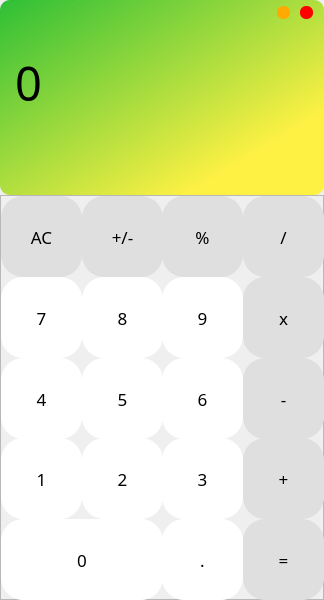
<?xml version="1.0" encoding="UTF-8"?>
<ui version="4.0">
 <class>MainWindow</class>
 <widget class="QMainWindow" name="MainWindow">
  <property name="geometry">
   <rect>
    <x>0</x>
    <y>0</y>
    <width>324</width>
    <height>600</height>
   </rect>
  </property>
  <property name="maximumSize">
   <size>
    <width>324</width>
    <height>600</height>
   </size>
  </property>
  <property name="windowTitle">
   <string>MainWindow</string>
  </property>
  <widget class="QWidget" name="centralwidget">
   <property name="minimumSize">
    <size>
     <width>324</width>
     <height>600</height>
    </size>
   </property>
   <property name="maximumSize">
    <size>
     <width>324</width>
     <height>600</height>
    </size>
   </property>
   <layout class="QVBoxLayout" name="verticalLayout">
    <property name="spacing">
     <number>0</number>
    </property>
    <property name="leftMargin">
     <number>0</number>
    </property>
    <property name="topMargin">
     <number>0</number>
    </property>
    <property name="rightMargin">
     <number>0</number>
    </property>
    <property name="bottomMargin">
     <number>0</number>
    </property>
    <item>
     <widget class="QFrame" name="top_color">
      <property name="maximumSize">
       <size>
        <width>16777215</width>
        <height>200</height>
       </size>
      </property>
      <property name="styleSheet">
       <string notr="true">background-color: qlineargradient(spread:pad, x1:0, y1:0, x2:1, y2:1, stop:0 rgba(46, 191, 54, 255), stop:0.792135 rgba(255, 241, 68, 255));
border-radius: 10px;
</string>
      </property>
      <property name="frameShape">
       <enum>QFrame::NoFrame</enum>
      </property>
      <property name="frameShadow">
       <enum>QFrame::Raised</enum>
      </property>
      <layout class="QVBoxLayout" name="verticalLayout_4">
       <property name="spacing">
        <number>0</number>
       </property>
       <property name="leftMargin">
        <number>0</number>
       </property>
       <property name="topMargin">
        <number>0</number>
       </property>
       <property name="rightMargin">
        <number>0</number>
       </property>
       <property name="bottomMargin">
        <number>0</number>
       </property>
       <item>
        <widget class="QFrame" name="titlebar_frame">
         <property name="maximumSize">
          <size>
           <width>16777215</width>
           <height>30</height>
          </size>
         </property>
         <property name="styleSheet">
          <string notr="true">background-color: none;</string>
         </property>
         <property name="frameShape">
          <enum>QFrame::NoFrame</enum>
         </property>
         <property name="frameShadow">
          <enum>QFrame::Raised</enum>
         </property>
         <layout class="QHBoxLayout" name="horizontalLayout">
          <property name="spacing">
           <number>0</number>
          </property>
          <property name="leftMargin">
           <number>0</number>
          </property>
          <property name="topMargin">
           <number>0</number>
          </property>
          <property name="rightMargin">
           <number>0</number>
          </property>
          <property name="bottomMargin">
           <number>0</number>
          </property>
          <item>
           <widget class="QFrame" name="title">
            <property name="maximumSize">
             <size>
              <width>16777215</width>
              <height>16777215</height>
             </size>
            </property>
            <property name="font">
             <font>
              <family>Arial</family>
              <pointsize>10</pointsize>
             </font>
            </property>
            <property name="frameShape">
             <enum>QFrame::StyledPanel</enum>
            </property>
            <property name="frameShadow">
             <enum>QFrame::Raised</enum>
            </property>
            <layout class="QVBoxLayout" name="verticalLayout_3">
             <property name="spacing">
              <number>0</number>
             </property>
             <property name="leftMargin">
              <number>15</number>
             </property>
             <property name="topMargin">
              <number>0</number>
             </property>
             <property name="rightMargin">
              <number>0</number>
             </property>
             <property name="bottomMargin">
              <number>0</number>
             </property>
            </layout>
           </widget>
          </item>
          <item>
           <widget class="QFrame" name="titlebar_buttons">
            <property name="maximumSize">
             <size>
              <width>60</width>
              <height>16777215</height>
             </size>
            </property>
            <property name="frameShape">
             <enum>QFrame::StyledPanel</enum>
            </property>
            <property name="frameShadow">
             <enum>QFrame::Raised</enum>
            </property>
            <layout class="QHBoxLayout" name="horizontalLayout_2">
             <property name="spacing">
              <number>6</number>
             </property>
             <property name="topMargin">
              <number>5</number>
             </property>
             <property name="rightMargin">
              <number>6</number>
             </property>
             <item>
              <widget class="QPushButton" name="button_minimize">
               <property name="minimumSize">
                <size>
                 <width>13</width>
                 <height>13</height>
                </size>
               </property>
               <property name="maximumSize">
                <size>
                 <width>13</width>
                 <height>13</height>
                </size>
               </property>
               <property name="font">
                <font>
                 <pointsize>8</pointsize>
                </font>
               </property>
               <property name="toolTip">
                <string>Minimize</string>
               </property>
               <property name="styleSheet">
                <string notr="true">QPushButton {
	border: none;
	border-radius: 6px;
	background-color: rgb(255, 170, 0);
}
QPushButton:hover {
	background-color: rgba(255, 170, 0, 150);
}</string>
               </property>
               <property name="text">
                <string/>
               </property>
              </widget>
             </item>
             <item>
              <widget class="QPushButton" name="button_close">
               <property name="minimumSize">
                <size>
                 <width>13</width>
                 <height>13</height>
                </size>
               </property>
               <property name="maximumSize">
                <size>
                 <width>13</width>
                 <height>13</height>
                </size>
               </property>
               <property name="toolTip">
                <string>Close</string>
               </property>
               <property name="styleSheet">
                <string notr="true">QPushButton {
	border: none;
	border-radius: 6px;
	background-color: rgb(255, 0, 0);
}
QPushButton:hover {
	background-color: rgba(255, 0, 0, 150);
}</string>
               </property>
               <property name="text">
                <string/>
               </property>
              </widget>
             </item>
            </layout>
           </widget>
          </item>
         </layout>
        </widget>
       </item>
       <item>
        <widget class="QFrame" name="text_frame">
         <property name="styleSheet">
          <string notr="true">background-color: none;</string>
         </property>
         <property name="frameShape">
          <enum>QFrame::StyledPanel</enum>
         </property>
         <property name="frameShadow">
          <enum>QFrame::Raised</enum>
         </property>
         <layout class="QVBoxLayout" name="verticalLayout_2">
          <property name="spacing">
           <number>0</number>
          </property>
          <property name="leftMargin">
           <number>15</number>
          </property>
          <property name="topMargin">
           <number>3</number>
          </property>
          <property name="rightMargin">
           <number>15</number>
          </property>
          <property name="bottomMargin">
           <number>30</number>
          </property>
          <item>
           <widget class="QLabel" name="label">
            <property name="maximumSize">
             <size>
              <width>16777215</width>
              <height>90</height>
             </size>
            </property>
            <property name="font">
             <font>
              <family>Century Gothic</family>
              <pointsize>35</pointsize>
              <weight>50</weight>
              <bold>false</bold>
             </font>
            </property>
            <property name="styleSheet">
             <string notr="true">
QLabel {
  qproperty-alignment: 'AlignVCenter | AlignRight';
}
</string>
            </property>
            <property name="text">
             <string>0</string>
            </property>
           </widget>
          </item>
          <item>
           <widget class="QLabel" name="result_field">
            <property name="maximumSize">
             <size>
              <width>16777215</width>
              <height>30</height>
             </size>
            </property>
            <property name="font">
             <font>
              <family>Century Gothic</family>
              <pointsize>15</pointsize>
             </font>
            </property>
            <property name="styleSheet">
             <string notr="true">
QLabel {
  qproperty-alignment: 'AlignVCenter | AlignRight';
}
</string>
            </property>
            <property name="text">
             <string/>
            </property>
           </widget>
          </item>
         </layout>
        </widget>
       </item>
      </layout>
     </widget>
    </item>
    <item>
     <widget class="QFrame" name="keypad_frame">
      <property name="maximumSize">
       <size>
        <width>16777215</width>
        <height>405</height>
       </size>
      </property>
      <property name="frameShape">
       <enum>QFrame::StyledPanel</enum>
      </property>
      <property name="frameShadow">
       <enum>QFrame::Raised</enum>
      </property>
      <layout class="QGridLayout" name="gridLayout">
       <property name="leftMargin">
        <number>0</number>
       </property>
       <property name="topMargin">
        <number>0</number>
       </property>
       <property name="rightMargin">
        <number>0</number>
       </property>
       <property name="bottomMargin">
        <number>0</number>
       </property>
       <property name="spacing">
        <number>0</number>
       </property>
       <item row="3" column="2">
        <widget class="QPushButton" name="button_9">
         <property name="minimumSize">
          <size>
           <width>81</width>
           <height>81</height>
          </size>
         </property>
         <property name="maximumSize">
          <size>
           <width>81</width>
           <height>81</height>
          </size>
         </property>
         <property name="font">
          <font>
           <family>Century Gothic</family>
           <pointsize>13</pointsize>
          </font>
         </property>
         <property name="styleSheet">
          <string notr="true">QPushButton {
	border: none;
	border-radius: 22px;
	background-color: rgb(255, 255, 255);
}
QPushButton:hover {
	background-color: rgba(255, 255, 255, 150);
}</string>
         </property>
         <property name="text">
          <string>9</string>
         </property>
        </widget>
       </item>
       <item row="5" column="3">
        <widget class="QPushButton" name="button_plus">
         <property name="minimumSize">
          <size>
           <width>81</width>
           <height>81</height>
          </size>
         </property>
         <property name="maximumSize">
          <size>
           <width>81</width>
           <height>81</height>
          </size>
         </property>
         <property name="font">
          <font>
           <family>Century Gothic</family>
           <pointsize>13</pointsize>
          </font>
         </property>
         <property name="styleSheet">
          <string notr="true">QPushButton {
	border: none;
	border-radius: 22px;
	background-color: rgb(223, 223, 223);
}
QPushButton:hover {
	background-color: rgba(223, 223, 223, 150);
}</string>
         </property>
         <property name="text">
          <string>+</string>
         </property>
        </widget>
       </item>
       <item row="4" column="1">
        <widget class="QPushButton" name="button_5">
         <property name="minimumSize">
          <size>
           <width>81</width>
           <height>81</height>
          </size>
         </property>
         <property name="maximumSize">
          <size>
           <width>81</width>
           <height>81</height>
          </size>
         </property>
         <property name="font">
          <font>
           <family>Century Gothic</family>
           <pointsize>13</pointsize>
          </font>
         </property>
         <property name="styleSheet">
          <string notr="true">QPushButton {
	border: none;
	border-radius: 22px;
	background-color: rgb(255, 255, 255);
}
QPushButton:hover {
	background-color: rgba(255, 255, 255, 150);
}</string>
         </property>
         <property name="text">
          <string>5</string>
         </property>
        </widget>
       </item>
       <item row="6" column="2">
        <widget class="QPushButton" name="button_decimal">
         <property name="minimumSize">
          <size>
           <width>81</width>
           <height>81</height>
          </size>
         </property>
         <property name="maximumSize">
          <size>
           <width>81</width>
           <height>81</height>
          </size>
         </property>
         <property name="font">
          <font>
           <family>Century Gothic</family>
           <pointsize>13</pointsize>
          </font>
         </property>
         <property name="styleSheet">
          <string notr="true">QPushButton {
	border: none;
	border-radius: 22px;
	background-color: rgb(255, 255, 255);
}
QPushButton:hover {
	background-color: rgba(255, 255, 255, 150);
}</string>
         </property>
         <property name="text">
          <string>.</string>
         </property>
        </widget>
       </item>
       <item row="3" column="0">
        <widget class="QPushButton" name="button_7">
         <property name="minimumSize">
          <size>
           <width>81</width>
           <height>81</height>
          </size>
         </property>
         <property name="maximumSize">
          <size>
           <width>81</width>
           <height>81</height>
          </size>
         </property>
         <property name="font">
          <font>
           <family>Century Gothic</family>
           <pointsize>13</pointsize>
          </font>
         </property>
         <property name="styleSheet">
          <string notr="true">QPushButton {
	border: none;
	border-radius: 22px;
	background-color: rgb(255, 255, 255);
}
QPushButton:hover {
	background-color: rgba(255, 255, 255, 150);
}</string>
         </property>
         <property name="text">
          <string>7</string>
         </property>
        </widget>
       </item>
       <item row="4" column="2">
        <widget class="QPushButton" name="button_6">
         <property name="minimumSize">
          <size>
           <width>81</width>
           <height>81</height>
          </size>
         </property>
         <property name="maximumSize">
          <size>
           <width>81</width>
           <height>81</height>
          </size>
         </property>
         <property name="font">
          <font>
           <family>Century Gothic</family>
           <pointsize>13</pointsize>
          </font>
         </property>
         <property name="styleSheet">
          <string notr="true">QPushButton {
	border: none;
	border-radius: 22px;
	background-color: rgb(255, 255, 255);
}
QPushButton:hover {
	background-color: rgba(255, 255, 255, 150);
}</string>
         </property>
         <property name="text">
          <string>6</string>
         </property>
        </widget>
       </item>
       <item row="6" column="3">
        <widget class="QPushButton" name="button_equal">
         <property name="minimumSize">
          <size>
           <width>81</width>
           <height>81</height>
          </size>
         </property>
         <property name="maximumSize">
          <size>
           <width>81</width>
           <height>81</height>
          </size>
         </property>
         <property name="font">
          <font>
           <family>Century Gothic</family>
           <pointsize>13</pointsize>
          </font>
         </property>
         <property name="styleSheet">
          <string notr="true">QPushButton {
	border: none;
	border-radius: 22px;
	background-color: rgb(223, 223, 223);
}
QPushButton:hover {
	background-color: rgba(223, 223, 223, 150);
}</string>
         </property>
         <property name="text">
          <string>=</string>
         </property>
        </widget>
       </item>
       <item row="5" column="0">
        <widget class="QPushButton" name="button_1">
         <property name="minimumSize">
          <size>
           <width>81</width>
           <height>81</height>
          </size>
         </property>
         <property name="maximumSize">
          <size>
           <width>81</width>
           <height>81</height>
          </size>
         </property>
         <property name="font">
          <font>
           <family>Century Gothic</family>
           <pointsize>13</pointsize>
          </font>
         </property>
         <property name="styleSheet">
          <string notr="true">QPushButton {
	border: none;
	border-radius: 22px;
	background-color: rgb(255, 255, 255);
}
QPushButton:hover {
	background-color: rgba(255, 255, 255, 150);
}</string>
         </property>
         <property name="text">
          <string>1</string>
         </property>
        </widget>
       </item>
       <item row="3" column="1">
        <widget class="QPushButton" name="button_8">
         <property name="minimumSize">
          <size>
           <width>81</width>
           <height>81</height>
          </size>
         </property>
         <property name="maximumSize">
          <size>
           <width>81</width>
           <height>81</height>
          </size>
         </property>
         <property name="font">
          <font>
           <family>Century Gothic</family>
           <pointsize>13</pointsize>
          </font>
         </property>
         <property name="styleSheet">
          <string notr="true">QPushButton {
	border: none;
	border-radius: 22px;
	background-color: rgb(255, 255, 255);
}
QPushButton:hover {
	background-color: rgba(255, 255, 255, 150);
}</string>
         </property>
         <property name="text">
          <string>8</string>
         </property>
        </widget>
       </item>
       <item row="1" column="3">
        <widget class="QPushButton" name="button_division">
         <property name="minimumSize">
          <size>
           <width>81</width>
           <height>81</height>
          </size>
         </property>
         <property name="maximumSize">
          <size>
           <width>81</width>
           <height>81</height>
          </size>
         </property>
         <property name="font">
          <font>
           <family>Century Gothic</family>
           <pointsize>13</pointsize>
          </font>
         </property>
         <property name="styleSheet">
          <string notr="true">QPushButton {
	border: none;
	border-radius: 22px;
	background-color: rgb(223, 223, 223);
}
QPushButton:hover {
	background-color: rgba(223, 223, 223, 150);
}</string>
         </property>
         <property name="text">
          <string>/</string>
         </property>
        </widget>
       </item>
       <item row="4" column="0">
        <widget class="QPushButton" name="button_4">
         <property name="minimumSize">
          <size>
           <width>81</width>
           <height>81</height>
          </size>
         </property>
         <property name="maximumSize">
          <size>
           <width>81</width>
           <height>81</height>
          </size>
         </property>
         <property name="font">
          <font>
           <family>Century Gothic</family>
           <pointsize>13</pointsize>
          </font>
         </property>
         <property name="styleSheet">
          <string notr="true">QPushButton {
	border: none;
	border-radius: 22px;
	background-color: rgb(255, 255, 255);
}
QPushButton:hover {
	background-color: rgba(255, 255, 255, 150);
}</string>
         </property>
         <property name="text">
          <string>4</string>
         </property>
        </widget>
       </item>
       <item row="6" column="0" colspan="2">
        <widget class="QPushButton" name="button_0">
         <property name="minimumSize">
          <size>
           <width>162</width>
           <height>81</height>
          </size>
         </property>
         <property name="maximumSize">
          <size>
           <width>162</width>
           <height>81</height>
          </size>
         </property>
         <property name="font">
          <font>
           <family>Century Gothic</family>
           <pointsize>13</pointsize>
          </font>
         </property>
         <property name="styleSheet">
          <string notr="true">QPushButton {
	border: none;
	border-radius: 22px;
	background-color: rgb(255, 255, 255);
}
QPushButton:hover {
	background-color: rgba(255, 255, 255, 150);
}</string>
         </property>
         <property name="text">
          <string>0</string>
         </property>
        </widget>
       </item>
       <item row="5" column="1">
        <widget class="QPushButton" name="button_2">
         <property name="minimumSize">
          <size>
           <width>81</width>
           <height>81</height>
          </size>
         </property>
         <property name="maximumSize">
          <size>
           <width>81</width>
           <height>81</height>
          </size>
         </property>
         <property name="font">
          <font>
           <family>Century Gothic</family>
           <pointsize>13</pointsize>
          </font>
         </property>
         <property name="styleSheet">
          <string notr="true">QPushButton {
	border: none;
	border-radius: 22px;
	background-color: rgb(255, 255, 255);
}
QPushButton:hover {
	background-color: rgba(255, 255, 255, 150);
}</string>
         </property>
         <property name="text">
          <string>2</string>
         </property>
        </widget>
       </item>
       <item row="3" column="3">
        <widget class="QPushButton" name="button_multiplication">
         <property name="minimumSize">
          <size>
           <width>81</width>
           <height>81</height>
          </size>
         </property>
         <property name="maximumSize">
          <size>
           <width>81</width>
           <height>81</height>
          </size>
         </property>
         <property name="font">
          <font>
           <family>Century Gothic</family>
           <pointsize>13</pointsize>
          </font>
         </property>
         <property name="styleSheet">
          <string notr="true">QPushButton {
	border: none;
	border-radius: 22px;
	background-color: rgb(223, 223, 223);
}
QPushButton:hover {
	background-color: rgba(223, 223, 223, 150);
}</string>
         </property>
         <property name="text">
          <string>x</string>
         </property>
        </widget>
       </item>
       <item row="4" column="3">
        <widget class="QPushButton" name="button_minus">
         <property name="minimumSize">
          <size>
           <width>81</width>
           <height>81</height>
          </size>
         </property>
         <property name="maximumSize">
          <size>
           <width>81</width>
           <height>81</height>
          </size>
         </property>
         <property name="font">
          <font>
           <family>Century Gothic</family>
           <pointsize>13</pointsize>
          </font>
         </property>
         <property name="styleSheet">
          <string notr="true">QPushButton {
	border: none;
	border-radius: 22px;
	background-color: rgb(223, 223, 223);
}
QPushButton:hover {
	background-color: rgba(223, 223, 223, 150);
}</string>
         </property>
         <property name="text">
          <string>-</string>
         </property>
        </widget>
       </item>
       <item row="1" column="2">
        <widget class="QPushButton" name="button_percentage">
         <property name="minimumSize">
          <size>
           <width>81</width>
           <height>81</height>
          </size>
         </property>
         <property name="maximumSize">
          <size>
           <width>81</width>
           <height>81</height>
          </size>
         </property>
         <property name="font">
          <font>
           <family>Century Gothic</family>
           <pointsize>13</pointsize>
          </font>
         </property>
         <property name="styleSheet">
          <string notr="true">QPushButton {
	border: none;
	border-radius: 22px;
	background-color: rgb(223, 223, 223);
}
QPushButton:hover {
	background-color: rgba(223, 223, 223, 150);
}</string>
         </property>
         <property name="text">
          <string>%</string>
         </property>
        </widget>
       </item>
       <item row="5" column="2">
        <widget class="QPushButton" name="button_3">
         <property name="minimumSize">
          <size>
           <width>81</width>
           <height>81</height>
          </size>
         </property>
         <property name="maximumSize">
          <size>
           <width>81</width>
           <height>81</height>
          </size>
         </property>
         <property name="font">
          <font>
           <family>Century Gothic</family>
           <pointsize>13</pointsize>
          </font>
         </property>
         <property name="styleSheet">
          <string notr="true">QPushButton {
	border: none;
	border-radius: 22px;
	background-color: rgb(255, 255, 255);
}
QPushButton:hover {
	background-color: rgba(255, 255, 255, 150);
}</string>
         </property>
         <property name="text">
          <string>3</string>
         </property>
        </widget>
       </item>
       <item row="1" column="1">
        <widget class="QPushButton" name="button_pos_or_neg">
         <property name="minimumSize">
          <size>
           <width>81</width>
           <height>81</height>
          </size>
         </property>
         <property name="maximumSize">
          <size>
           <width>81</width>
           <height>81</height>
          </size>
         </property>
         <property name="font">
          <font>
           <family>Century Gothic</family>
           <pointsize>13</pointsize>
          </font>
         </property>
         <property name="styleSheet">
          <string notr="true">QPushButton {
	border: none;
	border-radius: 22px;
	background-color: rgb(223, 223, 223);
}
QPushButton:hover {
	background-color: rgba(223, 223, 223, 150);
}</string>
         </property>
         <property name="text">
          <string>+/-</string>
         </property>
        </widget>
       </item>
       <item row="1" column="0">
        <widget class="QPushButton" name="button_clear">
         <property name="minimumSize">
          <size>
           <width>81</width>
           <height>81</height>
          </size>
         </property>
         <property name="maximumSize">
          <size>
           <width>81</width>
           <height>81</height>
          </size>
         </property>
         <property name="font">
          <font>
           <family>Century Gothic</family>
           <pointsize>13</pointsize>
           <weight>50</weight>
           <bold>false</bold>
          </font>
         </property>
         <property name="styleSheet">
          <string notr="true">QPushButton {
	border: none;
	border-radius: 22px;
	background-color: rgb(223, 223, 223);
}
QPushButton:hover {
	background-color: rgba(223, 223, 223, 150);
}</string>
         </property>
         <property name="text">
          <string>AC</string>
         </property>
        </widget>
       </item>
      </layout>
     </widget>
    </item>
   </layout>
  </widget>
 </widget>
 <resources/>
 <connections/>
</ui>
